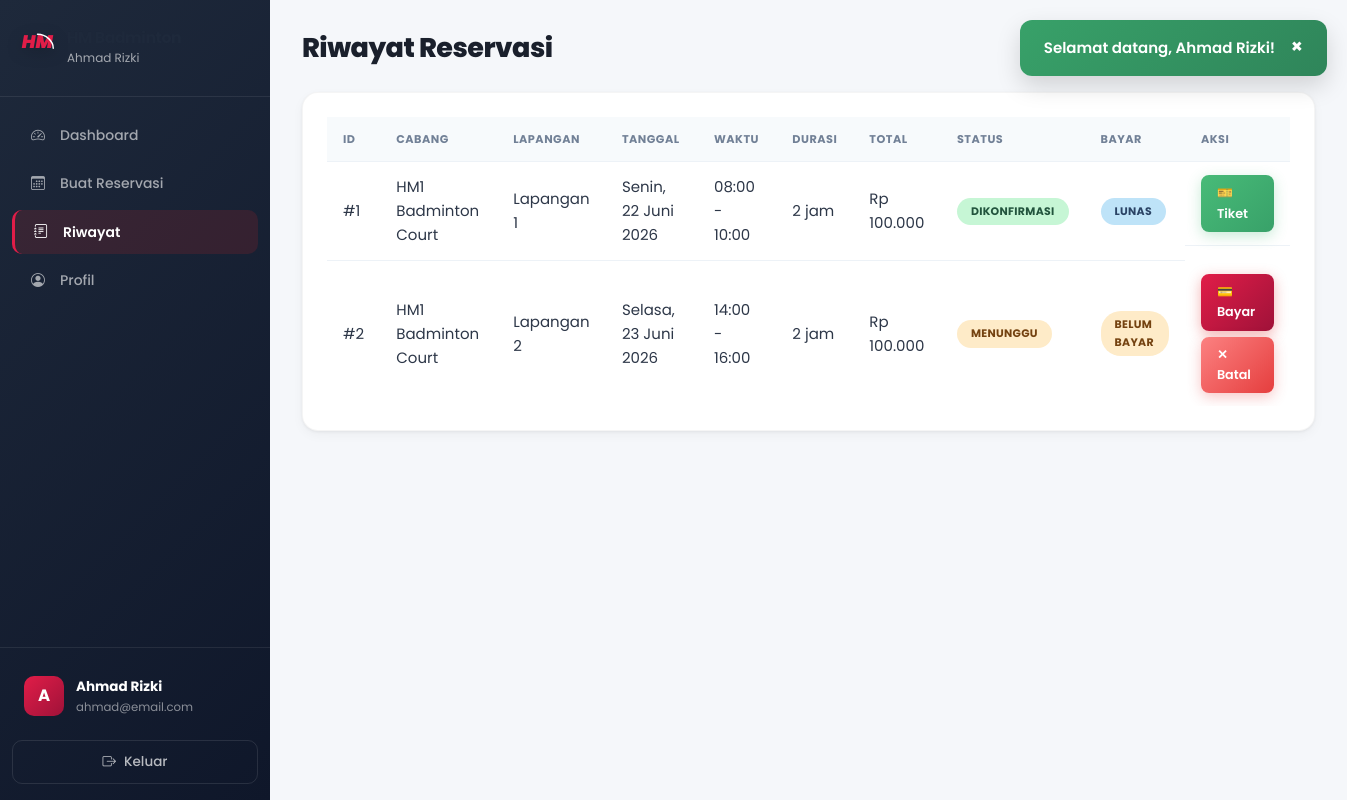
Screenshot of /pelanggan/riwayat.php (signed in) with the database file from the repository.
### tables this page shows
CREATE TABLE IF NOT EXISTS reservasi (
    id INT AUTO_INCREMENT PRIMARY KEY,
    user_id INT NOT NULL COMMENT 'ID pelanggan pemesan',
    lapangan_id INT NOT NULL COMMENT 'ID lapangan yang dipesan',
    tanggal DATE NOT NULL COMMENT 'Tanggal main',
    waktu_mulai TIME NOT NULL COMMENT 'Jam mulai bermain',
    waktu_selesai TIME NOT NULL COMMENT 'Jam selesai bermain',
    durasi_jam INT NOT NULL COMMENT 'Lama sewa dalam jam',
    total_harga INT NOT NULL COMMENT 'Total biaya',
    catatan TEXT COMMENT 'Catatan tambahan dari pelanggan',
    status ENUM('pending', 'confirmed', 'cancelled', 'completed') DEFAULT 'pending' 
        COMMENT 'pending=menunggu, confirmed=dikonfirmasi, cancelled=dibatalkan, completed=selesai',
    payment_status ENUM('unpaid', 'dp_paid', 'paid') DEFAULT 'unpaid'
        COMMENT 'Status pembayaran',
    total_dibayar INT DEFAULT 0 COMMENT 'Total yang sudah dibayar',
    created_at TIMESTAMP DEFAULT CURRENT_TIMESTAMP,
    updated_at TIMESTAMP DEFAULT CURRENT_TIMESTAMP ON UPDATE CURRENT_TIMESTAMP,
    
    FOREIGN KEY (user_id) REFERENCES users(id) ON DELETE CASCADE,
    FOREIGN KEY (lapangan_id) REFERENCES lapangan(id) ON DELETE CASCADE,
    
    INDEX idx_tanggal (tanggal),
    INDEX idx_status (status),
    INDEX idx_payment_status (payment_status),
    INDEX idx_user (user_id),
    INDEX idx_lapangan_tanggal (lapangan_id, tanggal)
);

CREATE TABLE IF NOT EXISTS cabang (
    id INT AUTO_INCREMENT PRIMARY KEY,
    nama VARCHAR(100) NOT NULL COMMENT 'Nama cabang',
    alamat VARCHAR(255) NOT NULL COMMENT 'Alamat lengkap cabang',
    jumlah_lapangan INT NOT NULL DEFAULT 0 COMMENT 'Jumlah lapangan di cabang',
    no_telepon VARCHAR(20) DEFAULT NULL COMMENT 'Nomor telepon cabang',
    created_at TIMESTAMP DEFAULT CURRENT_TIMESTAMP,
    
    INDEX idx_nama (nama)
);

CREATE TABLE IF NOT EXISTS lapangan (
    id INT AUTO_INCREMENT PRIMARY KEY,
    cabang_id INT NOT NULL COMMENT 'ID cabang pemilik lapangan',
    nama VARCHAR(50) NOT NULL COMMENT 'Nama lapangan (Lapangan 1, 2, dst)',
    tipe ENUM('indoor', 'outdoor') DEFAULT 'indoor' COMMENT 'Tipe lapangan',
    status ENUM('tersedia', 'perawatan', 'tidak_aktif') DEFAULT 'tersedia' COMMENT 'Status ketersediaan',
    
    FOREIGN KEY (cabang_id) REFERENCES cabang(id) ON DELETE CASCADE,
    INDEX idx_cabang (cabang_id),
    INDEX idx_status (status)
);

### config/functions.php (called while the page is built, shortened)
<?php
function getReservasiByUser($user_id) {
    $db = getDB();
    $stmt = $db->prepare("SELECT r.*, l.nama as lapangan_nama, c.nama as cabang_nama, c.alamat
        FROM reservasi r
        JOIN lapangan l ON r.lapangan_id = l.id
        JOIN cabang c ON l.cabang_id = c.id
        WHERE r.user_id = ?
        ORDER BY r.created_at DESC");
    $stmt->execute([$user_id]);
    return $stmt->fetchAll();
}
function getStatusLabel($status) {
    $labels = [
        'pending' => 'Menunggu',
        'confirmed' => 'Dikonfirmasi',
        'cancelled' => 'Dibatalkan',
        'completed' => 'Selesai'
    ];
    return $labels[$status] ?? ucfirst($status);
}
function getStatusBadgeClass($status) {
    return 'badge-' . $status;
}
function getPaymentStatusLabel($status) {
    $labels = [
        'unpaid' => 'Belum Bayar',
        'dp_paid' => 'DP Dibayar',
        'paid' => 'Lunas'
    ];
    return $labels[$status] ?? ucfirst($status);
}
function getPaymentStatusBadgeClass($status) {
    $classes = [
        'unpaid' => 'badge-pending',
        'dp_paid' => 'badge-confirmed',
        'paid' => 'badge-completed'
    ];
    return $classes[$status] ?? 'badge-pending';
}
function formatRupiah($angka) {
    return 'Rp ' . number_format($angka, 0, ',', '.');
}
function formatTanggal($tanggal) {
    $bulan = ['','Januari','Februari','Maret','April','Mei','Juni','Juli','Agustus','September','Oktober','November','Desember'];
    $t = explode('-', substr($tanggal, 0, 10));
    return (int)$t[2] . ' ' . $bulan[(int)$t[1]] . ' ' . $t[0];
}
function getHariIndo($tanggal) {
    $hari = ['Minggu','Senin','Selasa','Rabu','Kamis','Jumat','Sabtu'];
    return $hari[date('w', strtotime($tanggal))];
}
?>

### pelanggan/riwayat.php (the view, shortened to what this page needs)
<?php
$reservasi = getReservasiByUser($_SESSION['user_id']);
require_once __DIR__ . '/../includes/header.php';
?>
<div class="dashboard-layout">
    <?php require_once __DIR__ . '/../includes/sidebar_pelanggan.php'; ?>
    <main class="main-content">
        <header class="page-header">
            <h1>Riwayat Reservasi</h1>
        </header>
        <div class="content-section">
            <?php if (empty($reservasi)): ?>
                <div class="empty-state">
                    <span>📋</span>
                    <p>Belum ada reservasi</p>
                    <a href="<?php echo BASE_URL; ?>pelanggan/reservasi.php" class="btn btn-primary">Buat Reservasi</a>
                </div>
            <?php else: ?>
            <div class="table-responsive">
                <table class="data-table">
                    <thead>
                        <tr>
                            <th>ID</th>
                            <th>Cabang</th>
                            <th>Lapangan</th>
                            <th>Tanggal</th>
                            <th>Waktu</th>
                            <th>Durasi</th>
                            <th>Total</th>
                            <th>Status</th>
                            <th>Bayar</th>
                            <th>Aksi</th>
                        </tr>
                    </thead>
                    <tbody>
                        <?php foreach ($reservasi as $r): ?>
                        <tr>
                            <td>#<?php echo (int)$r['id']; ?></td>
                            <td><?php echo htmlspecialchars($r['cabang_nama']); ?></td>
                            <td><?php echo htmlspecialchars($r['lapangan_nama']); ?></td>
                            <td><?php echo htmlspecialchars(getHariIndo($r['tanggal']) . ', ' . formatTanggal($r['tanggal'])); ?></td>
                            <td><?php echo htmlspecialchars(substr($r['waktu_mulai'], 0, 5)); ?> - <?php echo htmlspecialchars(substr($r['waktu_selesai'], 0, 5)); ?></td>
                            <td><?php echo (int)$r['durasi_jam']; ?> jam</td>
                            <td><?php echo htmlspecialchars(formatRupiah($r['total_harga'])); ?></td>
                            <td>
                                <span class="badge <?php echo htmlspecialchars(getStatusBadgeClass($r['status'])); ?>">
                                    <?php echo htmlspecialchars(getStatusLabel($r['status'])); ?>
                                </span>
                            </td>
                            <td>
                                <span class="badge <?php echo htmlspecialchars(getPaymentStatusBadgeClass($r['payment_status'])); ?>">
                                    <?php echo htmlspecialchars(getPaymentStatusLabel($r['payment_status'])); ?>
                                </span>
                            </td>
                            <td class="action-cell">
                                <?php if ($r['status'] === 'pending' && $r['payment_status'] === 'unpaid'): ?>
                                    <a href="<?php echo BASE_URL; ?>pelanggan/pembayaran.php?reservasi_id=<?php echo (int)$r['id']; ?>" class="btn btn-sm btn-primary">💳 Bayar</a>
                                    <a href="<?php echo BASE_URL; ?>pelanggan/batal.php?id=<?php echo (int)$r['id']; ?>" class="btn btn-sm btn-danger" onclick="return confirm('Yakin batalkan reservasi ini?')">✕ Batal</a>
                                <?php elseif ($r['status'] === 'confirmed' || $r['payment_status'] === 'paid'): ?>
                                    <a href="<?php echo BASE_URL; ?>pelanggan/tiket.php?id=<?php echo (int)$r['id']; ?>" class="btn btn-sm btn-success">🎫 Tiket</a>
                                <?php elseif ($r['payment_status'] === 'dp_paid'): ?>
                                    <a href="<?php echo BASE_URL; ?>pelanggan/pembayaran.php?reservasi_id=<?php echo (int)$r['id']; ?>" class="btn btn-sm btn-primary">💳 Lunasi</a>
                                <?php endif; ?>
                            </td>
                        </tr>
                        <?php endforeach; ?>
                    </tbody>
                </table>
            </div>
            <?php endif; ?>
        </div>
    </main>
</div>
<?php require_once __DIR__ . '/../includes/footer.php'; ?>

### assets/css/design-system.css (style rules this page uses)
:root { --primary: #E11D48; --primary-dark: #BE123C; --primary-light: #FFE4E6; --primary-50: #FFF1F2; --primary-100: #FFE4E6; --primary-200: #FECDD3; --primary-500: #F43F5E; --primary-600: #E11D48; --primary-700: #BE123C; --primary-800: #9F1239; --primary-900: #881337; --secondary: #0F172A; --secondary-dark: #020617; --secondary-light: #1E293B; --secondary-50: #F8FAFC; --secondary-100: #F1F5F9; --secondary-200: #E2E8F0; --secondary-300: #CBD5E1; --secondary-400: #94A3B8; --secondary-500: #64748B; --secondary-600: #475569; --secondary-700: #334155; --secondary-800: #1E293B; --secondary-900: #0F172A; --accent: #FFB300; --accent-dark: #D97706; --accent-light: #FEF3C7; --success: #16A34A; --success-light: #DCFCE7; --success-dark: #15803D; --warning: #F59E0B; --warning-light: #FEF3C7; --warning-dark: #D97706; --danger: #DC2626; --danger-light: #FEE2E2; --danger-dark: #B91C1C; --info: #2563EB; --info-light: #DBEAFE; --info-dark: #1D4ED8; --bg-body: #F8FAFC; --bg-surface: #FFFFFF; --bg-surface-hover: #F1F5F9; --bg-muted: #F1F5F9; --bg-overlay: rgba(15, 23, 42, 0.6); --text-primary: #1E293B; --text-secondary: #64748B; --text-muted: #94A3B8; --text-inverse: #FFFFFF; --text-link: #DC2626; --border: #E2E8F0; --border-light: #F1F5F9; --border-dark: #CBD5E1; --border-focus: #DC2626; --shadow-xs: 0 1px 2px rgba(0, 0, 0, 0.05); --shadow-sm: 0 1px 3px rgba(0, 0, 0, 0.06), 0 1px 2px rgba(0, 0, 0, 0.04); --shadow-md: 0 4px 6px -1px rgba(0, 0, 0, 0.07), 0 2px 4px -2px rgba(0, 0, 0, 0.05); --shadow-lg: 0 10px 15px -3px rgba(0, 0, 0, 0.08), 0 4px 6px -4px rgba(0, 0, 0, 0.04); --shadow-xl: 0 20px 25px -5px rgba(0, 0, 0, 0.1), 0 8px 10px -6px rgba(0, 0, 0, 0.04); --shadow-2xl: 0 25px 50px -12px rgba(0, 0, 0, 0.2); --shadow-primary: 0 4px 14px rgba(220, 38, 38, 0.35); --shadow-card: 0 1px 3px rgba(0, 0, 0, 0.06), 0 4px 12px rgba(0, 0, 0, 0.04); --radius-sm: 6px; --radius-md: 10px; --radius-lg: 14px; --radius-xl: 20px; --radius-2xl: 24px; --radius-full: 9999px; --space-1: 4px; --space-2: 8px; --space-3: 12px; --space-4: 16px; --space-5: 20px; --space-6: 24px; --space-8: 32px; --space-10: 40px; --space-12: 48px; --space-16: 64px; --space-20: 80px; --font-sans: 'Poppins', 'Inter', 'Nunito Sans', 'Segoe UI', system-ui, -apple-system, sans-serif; --font-mono: 'JetBrains Mono', 'Fira Code', 'Courier New', monospace; --fw-light: 300; --fw-regular: 400; --fw-medium: 500; --fw-semibold: 600; --fw-bold: 700; --fw-extrabold: 800; --fw-black: 900; --fs-caption: 0.75rem; --fs-small: 0.8125rem; --fs-body: 0.9375rem; --fs-body-lg: 1rem; --fs-nav: 0.9rem; --fs-button: 0.9375rem; --fs-h4: 1.125rem; --fs-h3: 1.25rem; --fs-h2: 1.5rem; --fs-h1: 2rem; --fs-display: 2.5rem; --fs-display-lg: 3.5rem; --lh-tight: 1.2; --lh-snug: 1.375; --lh-normal: 1.6; --lh-relaxed: 1.75; --ls-tight: -0.5px; --ls-normal: 0; --ls-wide: 0.5px; --ls-wider: 1px; --transition-fast: 0.15s ease; --transition-base: 0.2s ease; --transition-smooth: 0.3s cubic-bezier(0.4, 0, 0.2, 1); --transition-bounce: 0.4s cubic-bezier(0.16, 1, 0.3, 1); --z-dropdown: 50; --z-sticky: 100; --z-fixed: 200; --z-overlay: 300; --z-modal: 400; --z-popover: 500; --z-toast: 600; --gradient-primary: linear-gradient(135deg, #E11D48 0%, #9F1239 100%); --gradient-secondary: linear-gradient(135deg, #1E293B 0%, #0F172A 100%); --gradient-accent: linear-gradient(135deg, #FFB300 0%, #D97706 100%); --gradient-hero: linear-gradient(135deg, #E11D48 0%, #881337 100%); --gradient-sidebar: linear-gradient(180deg, #1E293B 0%, #0F172A 100%); --gradient-success: linear-gradient(135deg, #10B981, #047857); --gradient-danger: linear-gradient(135deg, #EF4444, #C084FC); }
*, *::before, *::after { box-sizing: border-box; }
html { scroll-behavior: smooth; -webkit-text-size-adjust: 100%; }
body { font-family: var(--font-sans); font-size: var(--fs-body); font-weight: var(--fw-regular); line-height: var(--lh-normal); color: var(--text-primary); background-color: var(--bg-body); -webkit-font-smoothing: antialiased; -moz-osx-font-smoothing: grayscale; }
h1, h2, h3, h4, h5, h6 { font-family: var(--font-sans); font-weight: var(--fw-bold); line-height: var(--lh-tight); letter-spacing: var(--ls-tight); color: var(--text-primary); }
h1, .h1 { font-size: var(--fs-h1); font-weight: var(--fw-extrabold); }

### rows the page displays
reservasi: id "1", cabang.nama "HM1 Badminton Court", lapangan.nama "Lapangan 1", tanggal "Senin, 22 Juni 2026", waktu_mulai "08:00", waktu_selesai "10:00", durasi_jam "2", total_harga "Rp 100.000", status "DIKONFIRMASI", payment_status "LUNAS"
reservasi: id "2", cabang.nama "HM1 Badminton Court", lapangan.nama "Lapangan 2", tanggal "Selasa, 23 Juni 2026", waktu_mulai "14:00", waktu_selesai "16:00", durasi_jam "2", total_harga "Rp 100.000", status "MENUNGGU", payment_status "BELUM BAYAR"

### other values shown
$flash['message'] "Selamat datang, Ahmad Rizki!"
$_SESSION['nama'] "Ahmad Rizki"
substr($_SESSION['nama'], 0, 1) "A"
$_SESSION['email'] "ahmad@email.com"
